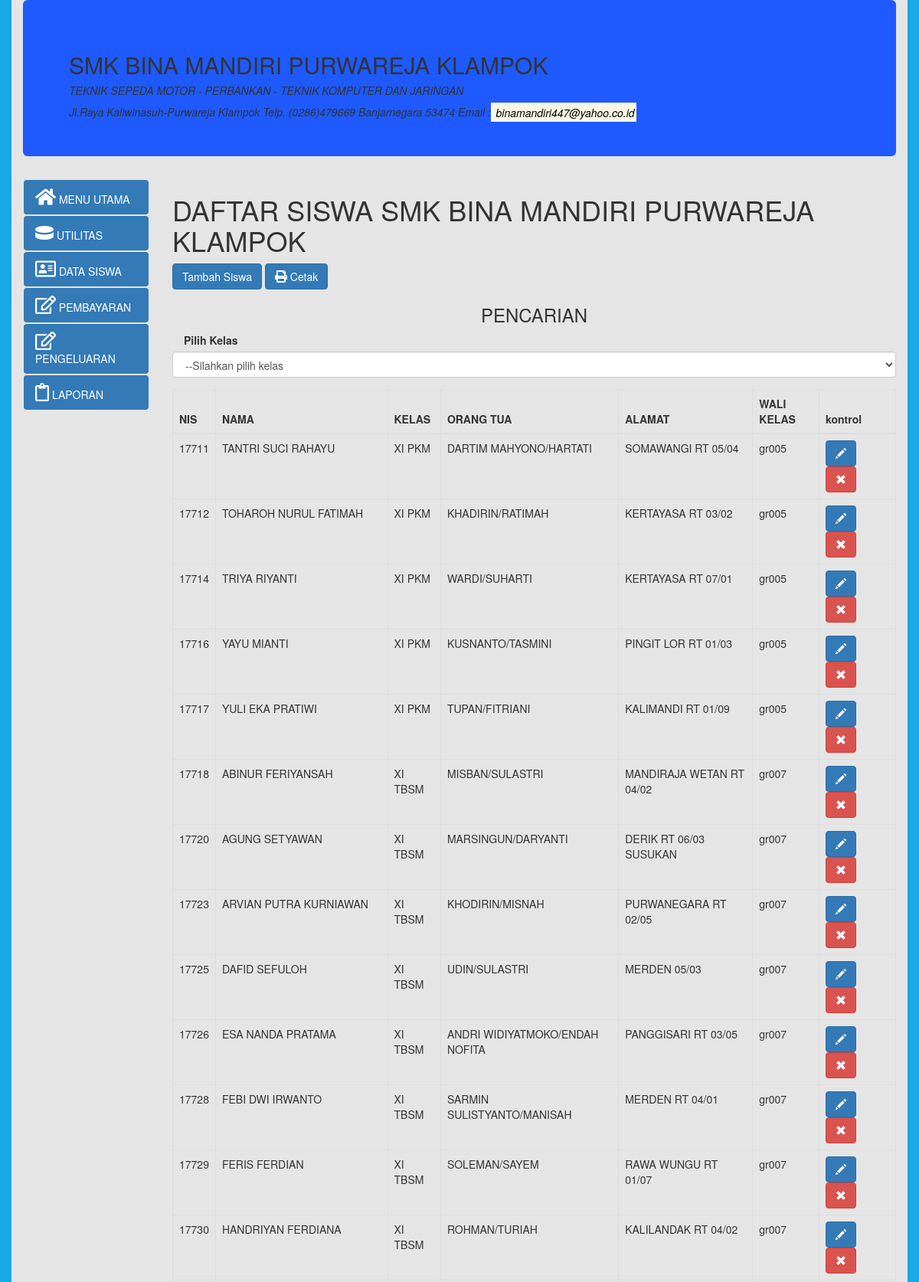
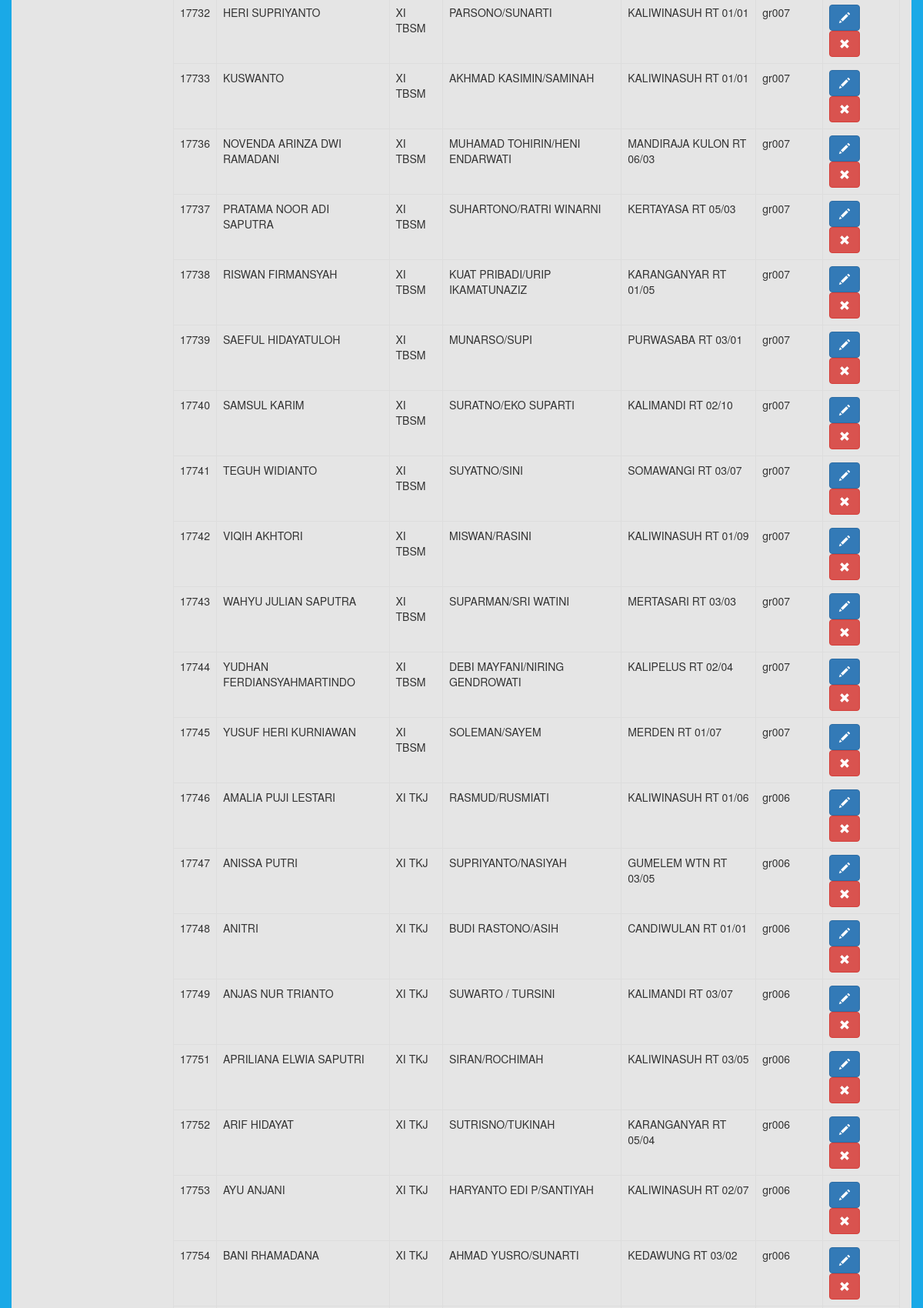
Page /?page=index-siswa&p=4 (upper part) on the committed database (2 pictures, top to bottom).
### tables this page shows
CREATE TABLE `tbsiswa` (
  `NIS` varchar(5) NOT NULL,
  `NAMA` varchar(35) NOT NULL,
  `TINGKAT` enum('X','XI','XII') NOT NULL,
  `JURUSAN` varchar(50) NOT NULL,
  `KELAS` varchar(10) NOT NULL,
  `ORANG_TUA` varchar(30) NOT NULL,
  `ALAMAT` varchar(30) NOT NULL,
  `WALI_KELAS` varchar(13) NOT NULL
);

### kelas/class.db.php (called while the page is built, shortened)
<?php
  class db
  {
    public $db_host = "localhost";
    public $db_user = "root";
    public $db_pass = "";
    public $db_name = "appkeuangan";
    function koneksi(){
      $conn = new mysqli($this->db_host, $this->db_user, $this->db_pass, $this->db_name);
      return $conn;
    }
    function tampil($kolom,$tabel,$kondisi,$urut,$baris){
      $conn = $this->koneksi();
      $sql = "SELECT $kolom FROM $tabel WHERE $kondisi ORDER BY $urut LIMIT $baris, 40";
      $res = $conn->query($sql);
      if ($res->num_rows > 0) {
        $output = array();
        while($row = $res->fetch_assoc()) {
          array_push($output,$row);
          }
          return $output;
      } else {
          return "Tidak ada hasil";
      }
    }
  }
?>

### siswa/index-siswa.php (the view, shortened to what this page needs)
	<?php
		require('./kelas/class.db.php');
		$cit = new db();
	?>
	<h1>DAFTAR SISWA SMK BINA MANDIRI PURWAREJA KLAMPOK</h1>
	<div class="form-group">
		<a class="btn btn-primary" style="background-color:##ADD8E6"
					href="./?page=formulir-siswa&modus=input" >Tambah Siswa
		</a>
		<a href="dataSiswa.php">
			<button class="btn btn-primary" style="background-color:##0000FF"
					onClick="window.print();">
					<i style="font-size:16px" class="fa">&#xf02f; </i> Cetak
					</button>
		</a>
		<h3><CENTER>PENCARIAN</CENTER></h5>
		<label class="col-sm-2 control-label">Pilih Kelas</label>
		<div class="col-sm-6"></div
				<div class="col-sm-4">
			<select class="form-control" id="e_kls" />
				<option value='#'>--Silahkan pilih kelas</option>
			</div>
	 <table class="table table-bordered">
		<thead>
			<tr class="table-primary">
				<th>NIS</th>
				<th>NAMA</th>
				<th>KELAS</th>
				<th>ORANG TUA</th>
				<th>ALAMAT</th>
				<th>WALI KELAS</th>
				<th width='100'>kontrol</th>
			</tr>
		</thead>
		<tbody id="dftSiswa">
		<?php
		$baris=($_GET['p']-1) *40;
		$tbsiswa = $cit->tampil("*","tbsiswa",1,'NIS',$baris);
		for($i = 0 ; $i < COUNT($tbsiswa) ; $i++ ){
			echo
			"
				<tr>
					<td>".$tbsiswa[$i]['NIS']."</td>
					<td>".$tbsiswa[$i]['NAMA']."</td>
					<!--td>".$tbsiswa[$i]['TINGKAT']."</td>
					<td>".$tbsiswa[$i]['JURUSAN']."</td-->
					<td>".$tbsiswa[$i]['KELAS']."</td>
					<td>".$tbsiswa[$i]['ORANG_TUA']."</td>
					<td>".$tbsiswa[$i]['ALAMAT']."</td>
					<td>".$tbsiswa[$i]['WALI_KELAS']."</td>
					<td>
						<a  class='btn btn-primary' href='./?page=formulir-siswa&modus=update&id=".$tbsiswa[$i]['NIS']."'>
						<span class='glyphicon glyphicon-pencil'></span></a>
						<a  class='btn btn-danger' href='./siswa/hapus.php?id=".$tbsiswa[$i]['NIS']."'>
						<span class='glyphicon glyphicon-remove'></span></a>
					</td>
				</tr>
			";
		}
		?>
		</tbody>
	</table>
</div>
</body>
</html>

### index.php (style rules this page uses)
html,body { background-color:#1AA9E7 }

### rows in the picture
tbsiswa: NIS "17711", NAMA "TANTRI SUCI RAHAYU", KELAS "XI PKM", ORANG_TUA "DARTIM MAHYONO/HARTATI", ALAMAT "SOMAWANGI RT 05/04", WALI_KELAS "gr005"
tbsiswa: NIS "17712", NAMA "TOHAROH NURUL FATIMAH", KELAS "XI PKM", ORANG_TUA "KHADIRIN/RATIMAH", ALAMAT "KERTAYASA RT 03/02", WALI_KELAS "gr005"
tbsiswa: NIS "17714", NAMA "TRIYA RIYANTI", KELAS "XI PKM", ORANG_TUA "WARDI/SUHARTI", ALAMAT "KERTAYASA RT 07/01", WALI_KELAS "gr005"
tbsiswa: NIS "17716", NAMA "YAYU MIANTI", KELAS "XI PKM", ORANG_TUA "KUSNANTO/TASMINI", ALAMAT "PINGIT LOR RT 01/03", WALI_KELAS "gr005"
tbsiswa: NIS "17717", NAMA "YULI EKA PRATIWI", KELAS "XI PKM", ORANG_TUA "TUPAN/FITRIANI", ALAMAT "KALIMANDI RT 01/09", WALI_KELAS "gr005"
tbsiswa: NIS "17718", NAMA "ABINUR FERIYANSAH", KELAS "XI TBSM", ORANG_TUA "MISBAN/SULASTRI", ALAMAT "MANDIRAJA WETAN RT 04/02", WALI_KELAS "gr007"
tbsiswa: NIS "17720", NAMA "AGUNG SETYAWAN", KELAS "XI TBSM", ORANG_TUA "MARSINGUN/DARYANTI", ALAMAT "DERIK RT 06/03 SUSUKAN", WALI_KELAS "gr007"
tbsiswa: NIS "17723", NAMA "ARVIAN PUTRA KURNIAWAN", KELAS "XI TBSM", ORANG_TUA "KHODIRIN/MISNAH", ALAMAT "PURWANEGARA RT 02/05", WALI_KELAS "gr007"
tbsiswa: NIS "17725", NAMA "DAFID SEFULOH", KELAS "XI TBSM", ORANG_TUA "UDIN/SULASTRI", ALAMAT "MERDEN 05/03", WALI_KELAS "gr007"
tbsiswa: NIS "17726", NAMA "ESA NANDA PRATAMA", KELAS "XI TBSM", ORANG_TUA "ANDRI WIDIYATMOKO/ENDAH NOFITA", ALAMAT "PANGGISARI RT 03/05", WALI_KELAS "gr007"
tbsiswa: NIS "17728", NAMA "FEBI DWI IRWANTO", KELAS "XI TBSM", ORANG_TUA "SARMIN SULISTYANTO/MANISAH", ALAMAT "MERDEN RT 04/01", WALI_KELAS "gr007"
tbsiswa: NIS "17729", NAMA "FERIS FERDIAN", KELAS "XI TBSM", ORANG_TUA "SOLEMAN/SAYEM", ALAMAT "RAWA WUNGU RT 01/07", WALI_KELAS "gr007"
tbsiswa: NIS "17730", NAMA "HANDRIYAN FERDIANA", KELAS "XI TBSM", ORANG_TUA "ROHMAN/TURIAH", ALAMAT "KALILANDAK RT 04/02", WALI_KELAS "gr007"
tbsiswa: NIS "17732", NAMA "HERI SUPRIYANTO", KELAS "XI TBSM", ORANG_TUA "PARSONO/SUNARTI", ALAMAT "KALIWINASUH RT 01/01", WALI_KELAS "gr007"
tbsiswa: NIS "17733", NAMA "KUSWANTO", KELAS "XI TBSM", ORANG_TUA "AKHMAD KASIMIN/SAMINAH", ALAMAT "KALIWINASUH RT 01/01", WALI_KELAS "gr007"
tbsiswa: NIS "17736", NAMA "NOVENDA ARINZA DWI RAMADANI", KELAS "XI TBSM", ORANG_TUA "MUHAMAD TOHIRIN/HENI ENDARWATI", ALAMAT "MANDIRAJA KULON RT 06/03", WALI_KELAS "gr007"
tbsiswa: NIS "17737", NAMA "PRATAMA NOOR ADI SAPUTRA", KELAS "XI TBSM", ORANG_TUA "SUHARTONO/RATRI WINARNI", ALAMAT "KERTAYASA RT 05/03", WALI_KELAS "gr007"
tbsiswa: NIS "17738", NAMA "RISWAN FIRMANSYAH", KELAS "XI TBSM", ORANG_TUA "KUAT PRIBADI/URIP IKAMATUNAZIZ", ALAMAT "KARANGANYAR RT 01/05", WALI_KELAS "gr007"
tbsiswa: NIS "17739", NAMA "SAEFUL HIDAYATULOH", KELAS "XI TBSM", ORANG_TUA "MUNARSO/SUPI", ALAMAT "PURWASABA RT 03/01", WALI_KELAS "gr007"
tbsiswa: NIS "17740", NAMA "SAMSUL KARIM", KELAS "XI TBSM", ORANG_TUA "SURATNO/EKO SUPARTI", ALAMAT "KALIMANDI RT 02/10", WALI_KELAS "gr007"
tbsiswa: NIS "17741", NAMA "TEGUH WIDIANTO", KELAS "XI TBSM", ORANG_TUA "SUYATNO/SINI", ALAMAT "SOMAWANGI RT 03/07", WALI_KELAS "gr007"
tbsiswa: NIS "17742", NAMA "VIQIH AKHTORI", KELAS "XI TBSM", ORANG_TUA "MISWAN/RASINI", ALAMAT "KALIWINASUH RT 01/09", WALI_KELAS "gr007"
tbsiswa: NIS "17743", NAMA "WAHYU JULIAN SAPUTRA", KELAS "XI TBSM", ORANG_TUA "SUPARMAN/SRI WATINI", ALAMAT "MERTASARI RT 03/03", WALI_KELAS "gr007"
tbsiswa: NIS "17744", NAMA "YUDHAN FERDIANSYAHMARTINDO", KELAS "XI TBSM", ORANG_TUA "DEBI MAYFANI/NIRING GENDROWATI", ALAMAT "KALIPELUS RT 02/04", WALI_KELAS "gr007"
tbsiswa: NIS "17745", NAMA "YUSUF HERI KURNIAWAN", KELAS "XI TBSM", ORANG_TUA "SOLEMAN/SAYEM", ALAMAT "MERDEN RT 01/07", WALI_KELAS "gr007"
tbsiswa: NIS "17746", NAMA "AMALIA PUJI LESTARI", KELAS "XI TKJ", ORANG_TUA "RASMUD/RUSMIATI", ALAMAT "KALIWINASUH RT 01/06", WALI_KELAS "gr006"
tbsiswa: NIS "17747", NAMA "ANISSA PUTRI", KELAS "XI TKJ", ORANG_TUA "SUPRIYANTO/NASIYAH", ALAMAT "GUMELEM WTN RT 03/05", WALI_KELAS "gr006"
tbsiswa: NIS "17748", NAMA "ANITRI", KELAS "XI TKJ", ORANG_TUA "BUDI RASTONO/ASIH", ALAMAT "CANDIWULAN RT 01/01", WALI_KELAS "gr006"
tbsiswa: NIS "17749", NAMA "ANJAS NUR TRIANTO", KELAS "XI TKJ", ORANG_TUA "SUWARTO / TURSINI", ALAMAT "KALIMANDI RT 03/07", WALI_KELAS "gr006"
tbsiswa: NIS "17751", NAMA "APRILIANA ELWIA SAPUTRI", KELAS "XI TKJ", ORANG_TUA "SIRAN/ROCHIMAH", ALAMAT "KALIWINASUH RT 03/05", WALI_KELAS "gr006"
tbsiswa: NIS "17752", NAMA "ARIF HIDAYAT", KELAS "XI TKJ", ORANG_TUA "SUTRISNO/TUKINAH", ALAMAT "KARANGANYAR RT 05/04", WALI_KELAS "gr006"
tbsiswa: NIS "17753", NAMA "AYU ANJANI", KELAS "XI TKJ", ORANG_TUA "HARYANTO EDI P/SANTIYAH", ALAMAT "KALIWINASUH RT 02/07", WALI_KELAS "gr006"
tbsiswa: NIS "17754", NAMA "BANI RHAMADANA", KELAS "XI TKJ", ORANG_TUA "AHMAD YUSRO/SUNARTI", ALAMAT "KEDAWUNG RT 03/02", WALI_KELAS "gr006"
